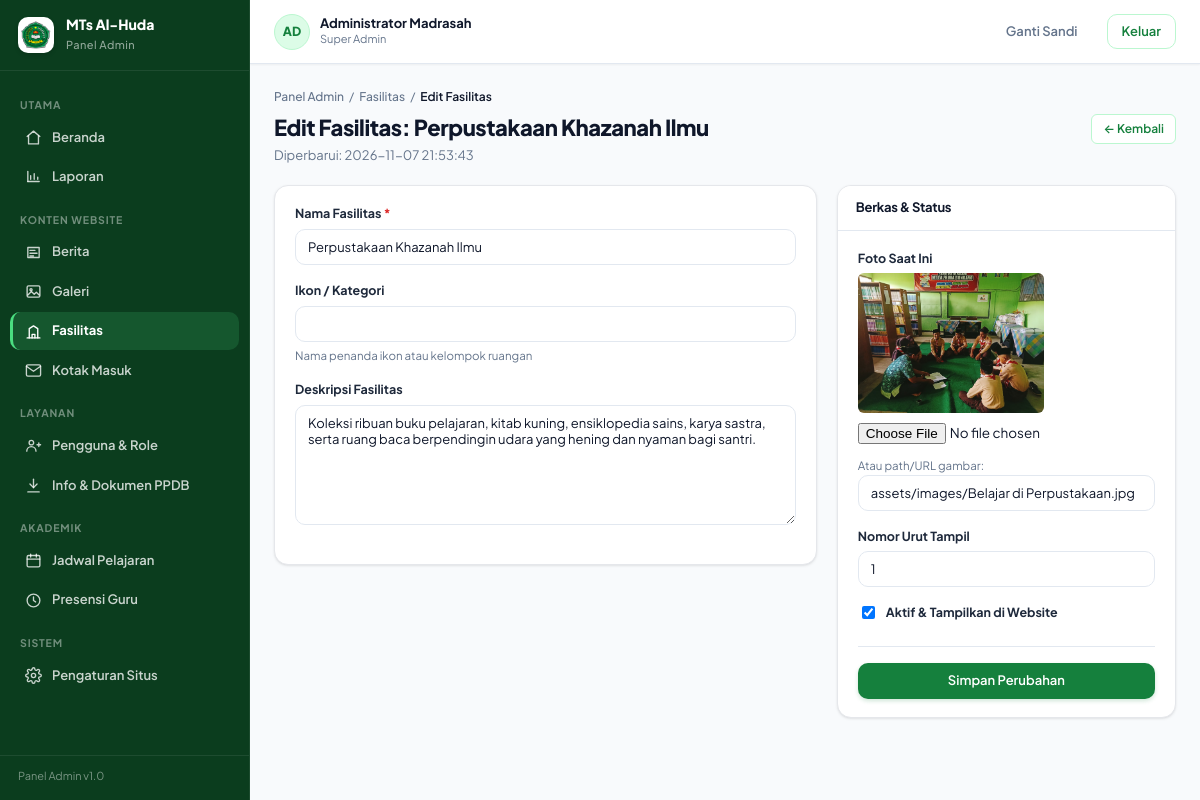
The page /admin/fasilitas/edit/1 (signed in) on the database its author committed.
### tables this page shows
CREATE TABLE `pengguna` (
  `id` bigint unsigned NOT NULL AUTO_INCREMENT,
  `username` varchar(60) NOT NULL,
  `email` varchar(160) DEFAULT NULL,
  `password_hash` varchar(255) NOT NULL,
  `name` varchar(120) NOT NULL,
  `nama` varchar(120) DEFAULT NULL,
  `role` enum('admin','operator','kepala','guru','siswa') NOT NULL DEFAULT 'siswa',
  `role_label` varchar(50) DEFAULT NULL,
  `phone` varchar(30) DEFAULT NULL,
  `telepon` varchar(30) DEFAULT NULL,
  `avatar_path` varchar(255) DEFAULT NULL,
  `foto_url` varchar(255) DEFAULT NULL,
  `is_active` tinyint(1) NOT NULL DEFAULT '1',
  `must_change_password` tinyint(1) NOT NULL DEFAULT '0',
  `failed_login_attempts` tinyint unsigned NOT NULL DEFAULT '0',
  `locked_until` datetime DEFAULT NULL,
  `last_login_at` datetime DEFAULT NULL,
  `last_login_ip` varchar(45) DEFAULT NULL,
  `created_at` datetime NOT NULL DEFAULT CURRENT_TIMESTAMP,
  `updated_at` datetime NOT NULL DEFAULT CURRENT_TIMESTAMP ON UPDATE CURRENT_TIMESTAMP,
  `deleted_at` datetime DEFAULT NULL,
  PRIMARY KEY (`id`),
  UNIQUE KEY `uq_pengguna_username` (`username`),
  UNIQUE KEY `uq_pengguna_email` (`email`),
  KEY `idx_pengguna_role` (`role`,`is_active`)
);

CREATE TABLE `fasilitas` (
  `id` bigint unsigned NOT NULL AUTO_INCREMENT,
  `name` varchar(120) NOT NULL,
  `nama_fasilitas` varchar(120) NOT NULL,
  `slug` varchar(140) NOT NULL,
  `category` varchar(60) NOT NULL DEFAULT 'Sarana Pembelajaran',
  `description` text DEFAULT NULL,
  `deskripsi` text DEFAULT NULL,
  `image_path` varchar(255) DEFAULT NULL,
  `gambar` varchar(255) DEFAULT NULL,
  `condition` enum('sangat_baik','baik','rusak_ringan','rusak_berat') NOT NULL DEFAULT 'baik',
  `kondisi` enum('sangat_baik','baik','rusak_ringan','rusak_berat') NOT NULL DEFAULT 'baik',
  `quantity` smallint unsigned NOT NULL DEFAULT '1',
  `jumlah` smallint unsigned NOT NULL DEFAULT '1',
  `sort_order` int NOT NULL DEFAULT '0',
  `is_active` tinyint(1) NOT NULL DEFAULT '1',
  `created_at` datetime NOT NULL DEFAULT CURRENT_TIMESTAMP,
  `updated_at` datetime NOT NULL DEFAULT CURRENT_TIMESTAMP ON UPDATE CURRENT_TIMESTAMP,
  `deleted_at` datetime DEFAULT NULL,
  PRIMARY KEY (`id`),
  UNIQUE KEY `uq_fasilitas_slug` (`slug`)
);

### app/Views/admin/fasilitas/edit.php (the view, shortened to what the rows shown need)
<?php
$facility = $data['facility'] ?? [];
$old = $data['old'] ?? [];
?>
<div class="breadcrumb">
    <a href="<?= base_url('admin') ?>">Panel Admin</a> / <a href="<?= base_url('admin/fasilitas') ?>">Fasilitas</a> / <b>Edit Fasilitas</b>
</div>
<div class="page-head">
    <div>
        <h1>Edit Fasilitas: <?= htmlspecialchars($facility['name'] ?? '', ENT_QUOTES, 'UTF-8') ?></h1>
        <p>Diperbarui: <?= htmlspecialchars($facility['updated_at'] ?? '', ENT_QUOTES, 'UTF-8') ?></p>
    </div>
    <div class="actions">
        <a class="btn btn-outline btn-sm" href="<?= base_url('admin/fasilitas') ?>">&larr; Kembali</a>
    </div>
</div>
<form method="post" action="<?= base_url('admin/fasilitas/update/' . $facility['id']) ?>" enctype="multipart/form-data" class="form-grid">
    <div class="card card-pad">
        <div class="field">
            <label for="name">Nama Fasilitas <span class="req">*</span></label>
            <input type="text" id="name" name="name" value="<?= htmlspecialchars($old['name'] ?? $facility['name'] ?? '', ENT_QUOTES, 'UTF-8') ?>" required>
        </div>
        <div class="field">
            <label for="icon">Ikon / Kategori</label>
            <input type="text" id="icon" name="icon" value="<?= htmlspecialchars($old['icon'] ?? $facility['icon'] ?? '', ENT_QUOTES, 'UTF-8') ?>">
            <div class="hint">Nama penanda ikon atau kelompok ruangan</div>
        </div>
        <div class="field">
            <label for="description">Deskripsi Fasilitas</label>
            <textarea id="description" name="description" style="min-height:120px"><?= htmlspecialchars($old['description'] ?? $facility['description'] ?? '', ENT_QUOTES, 'UTF-8') ?></textarea>
        </div>
    </div>
    <div>
        <div class="card card-pad">
            <div class="card-head" style="margin:-18px -20px 18px;padding:12px 18px">
                <h3 style="font-size:13px">Berkas &amp; Status</h3>
            </div>
            <div class="field">
                <label>Foto Saat Ini</label>
                <?php if (!empty($facility['image_path'])): ?>
                    <div style="margin-bottom:10px">
                        <img src="<?= base_url($facility['image_path']) ?>" style="max-height:140px;border-radius:6px;object-fit:cover" alt="Foto Fasilitas">
                    </div>
                <?php endif; ?>
                <input type="file" name="image_file" accept="image/png,image/jpeg,image/webp" style="margin-bottom:8px">
                <div class="hint">Atau path/URL gambar:</div>
                <input type="text" name="image_path" value="<?= htmlspecialchars($old['image_path'] ?? $facility['image_path'] ?? '', ENT_QUOTES, 'UTF-8') ?>">
            </div>
            <div class="field">
                <label for="sort_order">Nomor Urut Tampil</label>
                <input type="number" id="sort_order" name="sort_order" value="<?= htmlspecialchars($old['sort_order'] ?? $facility['sort_order'] ?? '0', ENT_QUOTES, 'UTF-8') ?>">
            </div>
            <div class="field">
                <?php $isActive = isset($old['is_active']) ? $old['is_active'] : ($facility['is_active'] ?? 1); ?>
                <label style="display:flex;align-items:center;gap:8px;cursor:pointer">
                    <input type="checkbox" name="is_active" value="1" <?= (int) $isActive === 1 ? 'checked' : '' ?>>
                    <span>Aktif &amp; Tampilkan di Website</span>
                </label>
            </div>
            <div style="margin-top:24px;border-top:1px solid var(--border);padding-top:16px">
                <button type="submit" class="btn btn-primary btn-block">Simpan Perubahan</button>
            </div>
        </div>
    </div>
</form>
<?php
$data['content'] = ob_get_clean();
require_once __DIR__ . '/../../layouts/admin.php';

### app/Views/layouts/admin.php (shortened to what the rows shown need)
<?php require_once __DIR__ . '/../../helpers.php'; ?>
<!DOCTYPE html>
<html lang="id">
<head>
    <link rel="stylesheet" href="<?= base_url('css/admin.css?v=' . (file_exists(__DIR__ . '/../../../public/css/admin.css') ? filemtime(__DIR__ . '/../../../public/css/admin.css') : '1.1')) ?>">
</head>
<body>
<div class="shell">
    <aside class="sidebar">
        <div class="side-brand">
            <img src="<?= base_url('assets/images/LOGO_MTS 1.png') ?>" alt="Logo MTs Al-Huda">
            <div>
                <b>MTs Al-Huda</b>
                <span>Panel Admin</span>
            </div>
        </div>
        <?php
        $currRoute = current_route();
        $routeParts = $currRoute === '' ? [] : explode('/', $currRoute);
        $currPage = $routeParts[1] ?? 'dashboard';
        $activeMenu = $data['active_menu'] ?? ($currPage === '' ? 'dashboard' : $currPage);
        ?>
        <nav class="side-nav">
            <div class="side-group">Utama</div>
            <a class="side-link <?= in_array($activeMenu, ['dashboard', 'admin', ''], true) ? 'on' : '' ?>" href="<?= base_url('admin') ?>">
                <svg viewBox="0 0 24 24"><path d="M3 10.5 12 3l9 7.5"/><path d="M5 9.5V21h14V9.5"/></svg>
                Beranda
            </a>
            <a class="side-link <?= $activeMenu === 'laporan' ? 'on' : '' ?>" href="<?= base_url('admin/laporan') ?>">
                <svg viewBox="0 0 24 24"><path d="M4 19V5"/><path d="M4 19h16"/><path d="M8 16v-5M13 16V8M18 16v-3"/></svg>
                Laporan
            </a>
            <div class="side-group">Konten Website</div>
            <a class="side-link <?= $activeMenu === 'berita' ? 'on' : '' ?>" href="<?= base_url('admin/berita') ?>">
                <svg viewBox="0 0 24 24"><path d="M4 5h16v14H4z"/><path d="M7 9h7M7 13h10M7 17h5"/></svg>
                Berita
            </a>
            <a class="side-link <?= $activeMenu === 'galeri' ? 'on' : '' ?>" href="<?= base_url('admin/galeri') ?>">
                <svg viewBox="0 0 24 24"><rect x="3" y="4" width="18" height="16" rx="2"/><circle cx="8.5" cy="9.5" r="1.5"/><path d="m4 17 5-5 4 4 3-3 4 4"/></svg>
                Galeri
            </a>
            <a class="side-link <?= $activeMenu === 'fasilitas' ? 'on' : '' ?>" href="<?= base_url('admin/fasilitas') ?>">
                <svg viewBox="0 0 24 24"><path d="M3 21h18"/><path d="M6 21V8l6-4 6 4v13"/><path d="M10 21v-5h4v5"/></svg>
                Fasilitas
            </a>
            <a class="side-link <?= $activeMenu === 'kontak' ? 'on' : '' ?>" href="<?= base_url('admin/kontak') ?>">
                <svg viewBox="0 0 24 24"><path d="M4 4h16c1.1 0 2 .9 2 2v12c0 1.1-.9 2-2 2H4c-1.1 0-2-.9-2-2V6c0-1.1.9-2 2-2z"/><polyline points="22,6 12,13 2,6"/></svg>
                Kotak Masuk
            </a>
            <div class="side-group">Layanan</div>
            <a class="side-link <?= $activeMenu === 'pengguna' ? 'on' : '' ?>" href="<?= base_url('admin/pengguna') ?>">
                <svg viewBox="0 0 24 24"><circle cx="9" cy="8" r="3.2"/><path d="M2.5 20a6.5 6.5 0 0 1 13 0"/><path d="M17 11h5M19.5 8.5v5"/></svg>
                Pengguna &amp; Role
            </a>
            <a class="side-link <?= $activeMenu === 'ppdb' ? 'on' : '' ?>" href="<?= base_url('admin/ppdb') ?>">
                <svg viewBox="0 0 24 24"><path d="M12 3v12"/><path d="m7 10 5 5 5-5"/><path d="M4 21h16"/></svg>
                Info &amp; Dokumen PPDB
            </a>
            <div class="side-group">Akademik</div>
            <a class="side-link <?= $activeMenu === 'jadwal' ? 'on' : '' ?>" href="<?= base_url('admin/jadwal') ?>">
                <svg viewBox="0 0 24 24"><rect x="3" y="5" width="18" height="16" rx="2"/><path d="M3 10h18M8 3v4M16 3v4"/></svg>
                Jadwal Pelajaran
            </a>
            <a class="side-link <?= $activeMenu === 'presensi' ? 'on' : '' ?>" href="<?= base_url('admin/presensi') ?>">
                <svg viewBox="0 0 24 24"><circle cx="12" cy="12" r="9"/><path d="M12 7v5l3 2"/></svg>
                Presensi Guru
            </a>
            <div class="side-group">Sistem</div>
            <a class="side-link <?= $activeMenu === 'pengaturan' ? 'on' : '' ?>" href="<?= base_url('admin/pengaturan') ?>">
                Pengaturan Situs
            </a>
        </nav>
        <div class="side-foot">Panel Admin v1.0</div>
    </aside>
    <div class="main">
        <header class="topbar">
            <div class="top-user">
                <div class="avatar"><?= htmlspecialchars(strtoupper(mb_substr((string) ($data['user']['name'] ?? 'A'), 0, 2)), ENT_QUOTES, 'UTF-8') ?></div>
                <div>
                    <b><?= htmlspecialchars((string) ($data['user']['name'] ?? ''), ENT_QUOTES, 'UTF-8') ?></b>
                    <span><?= htmlspecialchars((string) ($data['role'] ?? ''), ENT_QUOTES, 'UTF-8') ?></span>
                </div>
            </div>
            <a class="btn btn-ghost" href="<?= base_url('admin/ganti-sandi') ?>">Ganti Sandi</a>
            <form method="post" action="<?= base_url('admin/logout') ?>" style="margin:0">
                <button type="submit" class="btn btn-outline">Keluar</button>
            </form>
        </header>
        <div class="content">
            <?= $data['content'] ?>
        </div>
    </div>
</div>
</body>
</html>

### rows shown on the page
pengguna: name "AD", name "Administrator Madrasah", role_label.name "Perpustakaan Khazanah Ilmu", role_label.updated_at "2026-11-07 21:53:43", name "Perpustakaan Khazanah Ilmu", description "Koleksi ribuan buku pelajaran, kitab kuning, ensiklopedia sains, karya sastra, serta ruang baca berpendingin udara yang hening dan nyaman bagi santri.", role_label.image_path (picture), image_path "assets/images/Belajar di Perpustakaan.jpg", sort_order "1", role_label "☑"

### other values the page prints
$data['role'] "Super Admin"
